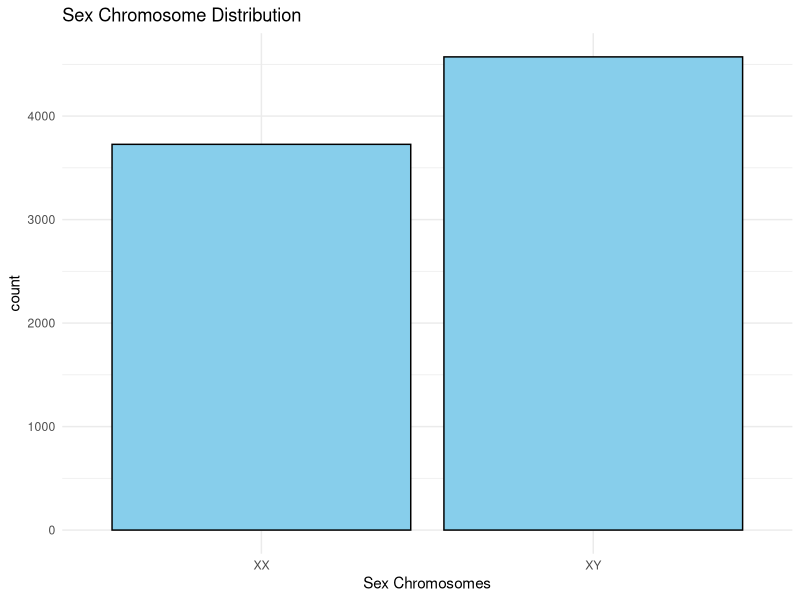
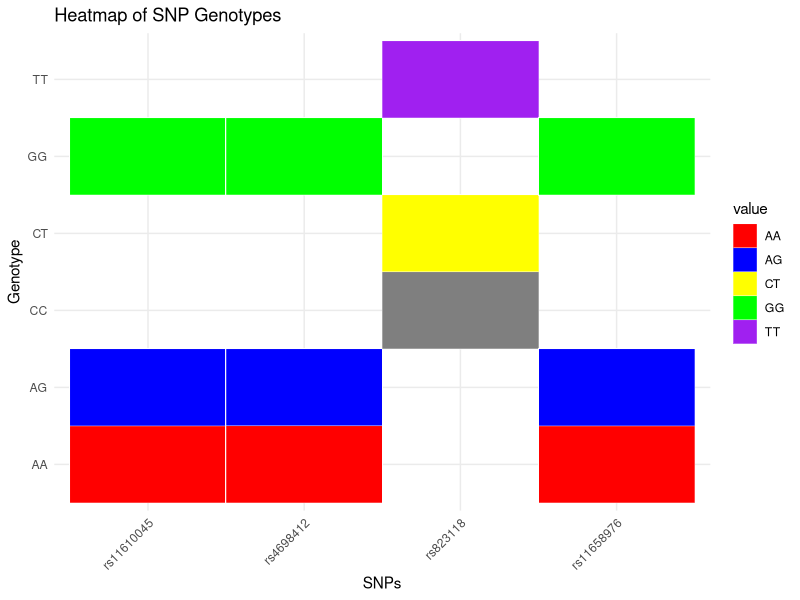
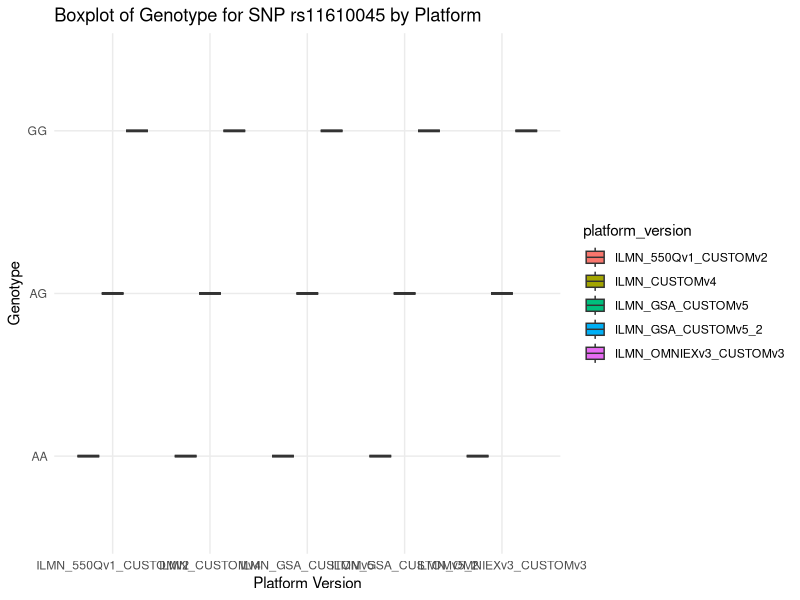
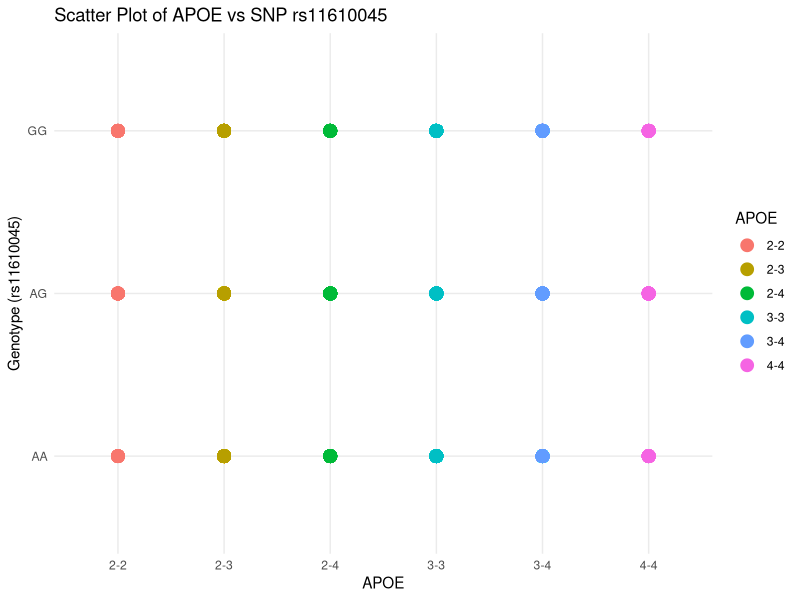
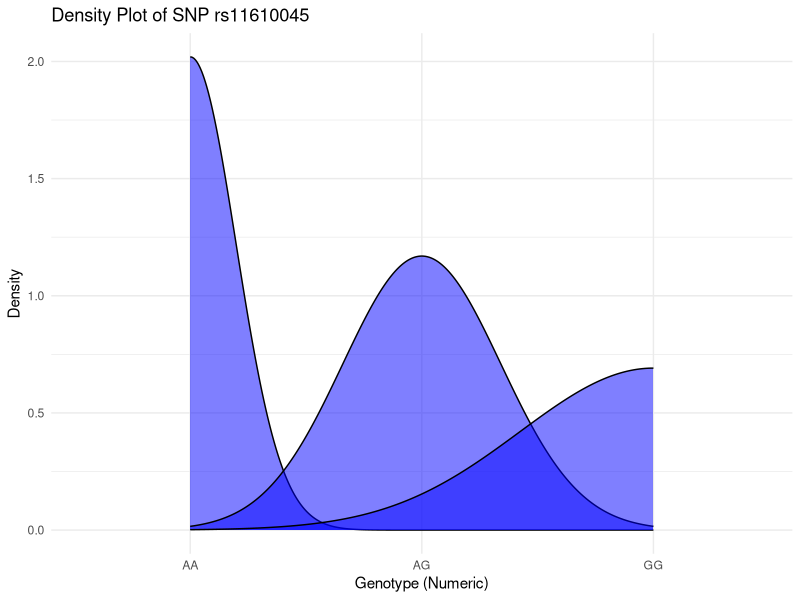

Here is the R script that generated these plots, in order:
# Loading Data
fox = read.csv("../../datasets/FoxInsight/Genetics/Genetic.csv")

# Replace empty cells with "NA"
fox[fox == ""] <- NA 

# Remove rows with any NA values
fox_clean = na.omit(fox)


#===================== Barplot of SexChromosomes Distribution
library(ggplot2)

ggplot(fox_clean, aes(x = SexChromosomes)) +
  geom_bar(fill = "skyblue", color = "black") +
  labs(title = "Sex Chromosome Distribution", x = "Sex Chromosomes", x = "Count") +
  theme_minimal()




#===================== Heatmap of Genotype Data
library(reshape)
library(dplyr)


# Remove non-genotype columns and melt the remaining data
genotype_melt = melt(fox_clean[, 4:7], id.vars = NULL)

# Heatmap of SNP Genotypes
ggplot(genotype_melt, aes(x = variable, y = as.factor(value))) +
  geom_tile(aes(fill = value), color = "white") +
  scale_fill_manual(values = c("AA" = "red", "AG" = "blue", "GG" = "green", 
                               "CT" = "yellow", "TT" = "purple")) +
  theme_minimal() +
  labs(title = "Heatmap of SNP Genotypes", x = "SNPs", y = "Genotype") +
  theme(axis.text.x = element_text(angle = 45, hjust = 1))




#===================== Boxplot of Genotypes for SNPs Across Different Platforms
ggplot(fox_clean, aes(x = platform_version, y = factor(rs11610045), fill = platform_version)) +
  geom_boxplot() +
  labs(title = "Boxplot of Genotype for SNP rs11610045 by Platform", x = "Platform Version", y = "Genotype") +
  theme_minimal()




#===================== Scatter Plot of SNPs vs APOE

ggplot(fox_clean, aes(x = APOE, y = factor(rs11610045))) +
  geom_point(aes(color = APOE), size = 4) +
  labs(title = "Scatter Plot of APOE vs SNP rs11610045", x = "APOE", y = "Genotype (rs11610045)") +
  theme_minimal()


#===================== Density Plot of SNP Variants
ggplot(fox_clean, aes(x = rs11610045)) +
  geom_density(fill = "blue", alpha = 0.5) +
  labs(title = "Density Plot of SNP rs11610045", x = "Genotype (Numeric)", y = "Density") +
  theme_minimal()
